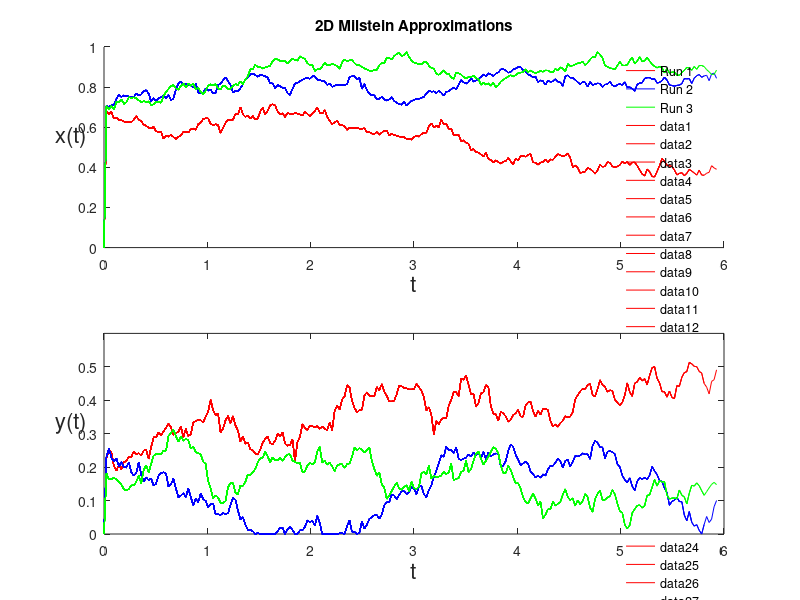

Write the MATLAB code that produced this figure. (Note: this script raises an error after producing the figure.)
% Script to generate a movie for a Milstein approximation for our SDE. 

%randn('state',100)          % set the state of randn
T=6; N=250; dt=T/N;          % Set up the bounds
skip = 5;                    % Plot every "skip" time steps.
colours = ['r-';'b-';'g-'];   % Define the colours to plot in
timeValues = 0:dt:T;         % Set up the time values


delta=.8; gamma=.5; rho=1; R=3; D=7; alpha=.5; beta=.5; upsilon=.1; kappa=.12;
xzero = .7;
yzero = .2;


% Set up the plotting window so it looks all nice and proper like.
clf;
subplot(2,1,1)
hold on
axis([0 T 0 1])
plot([0],[0],'r-',[0],[0],'b-',[0],[0],'g-')
legend('Run 1','Run 2','Run 3','Location','NorthEast');
legend boxoff

clear F;
frameNumber = 1;
for runNumber = 1:size(colours,1),
    
    currentRun = colours(runNumber,:);
    %printf('Printing using colour %s\n',currentRun)
    
    % Generate a sample Milstein approximation.
       % T = 6; N = 1000; dt = T/N;
    dW = sqrt(dt).*randn(2,N+1);         % Brownian increments

    x=zeros(2,N+1);
    x([1:2],1)=[xzero;yzero];
    xtemp=x([1:2],1);
    for j = 1:N+1 
        X=xtemp(1,1); Y=xtemp(2,1);
        f1n = X*X*(1-X)-alpha*X*Y-(gamma*X*X)/(X+D); 
        f2n = rho*Y*Y*(1-Y)-beta*X*Y-(delta*Y*Y)/(Y+R); 

          % Additive Noise
        g1n = upsilon;
        g2n = kappa;
        xtemp = xtemp+dt*[f1n;f2n]+[g1n*dW(1,j);g2n*dW(2,j)];

%         % Proportional Noise
%         g1n = upsilon*X;
%         g2n = kappa*Y;
%         dg1dx = upsilon;
%         dg2dy = kappa;
%         xtemp = xtemp+dt*[f1n;f2n]+[g1n*dW(1,j);g2n*dW(2,j)]+...
%             [dg1dx*g1n*.5*((dW(1,j))^2-dt);0]+[0;dg2dy*g2n*.5*(((dW(2,j))^2)-dt)];

        if (xtemp(1,1) < 0)
            xtemp(1,1)=0;
        end
        if (xtemp(2,1) < 0)
            xtemp(2,1)=0;
        end
        x([1,2],j)=xtemp;
    end

    % Plot it in time.
    for k=2:skip:size(x(1,:),2),
        subplot(2,1,1)
        plot(timeValues(1:k+1),[0,x(1,(1:k))],currentRun)   % plot x against t
        axis([0 T 0 1])
        xlabel('t','FontSize',16)
        ylabel('x(t)','FontSize',16,'Rotation',0)
        title('2D Milstein Approximations')
        drawnow
        
        subplot(2,1,2)
        plot(timeValues(1:k+1),[0,x(2,(1:k))],currentRun)   % plot x against t
        axis([0 T 0 0.6])
        xlabel('t','FontSize',16)
        ylabel('y(t)','FontSize',16,'Rotation',0)
        hold on
        drawnow
        
        F(frameNumber) = getframe(gcf);
        frameNumber = frameNumber + 1;
    end
    
end

%movie(F)

%writerObj = VideoWriter('randomWalk.avi','Uncompressed AVI');
writerObj = VideoWriter('Milstein.mp4','MPEG-4');
open(writerObj);
writeVideo(writerObj,F);
close(writerObj)
